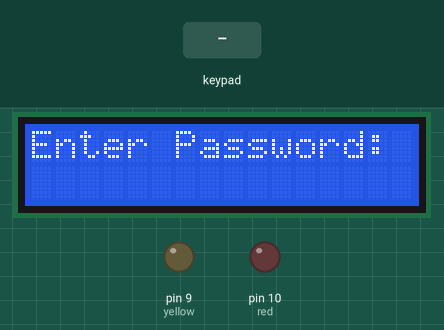
Recording of a sketch running on a simulated Arduino Uno, built with avr-gcc and run on an emulated ATmega328P. Shown: 16×2 character LCD, output pins drawn as LEDs (lit = HIGH). Dashed ring = blinking. The test bench sets the inputs (shaded band).

Above: at 1.2 s.
1.3 s: keypad keys 1 2 3 4 * pressed 0.4 s apart
At 5.4 s:
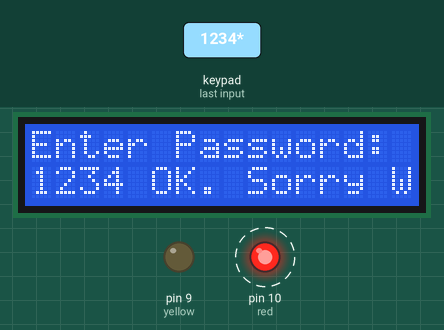
6.1 s: key '*' pressed
At 7.6 s:
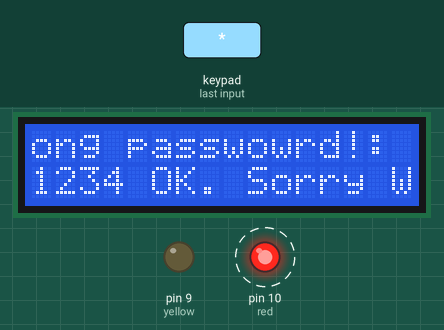
9.1 s: keypad keys 5 4 3 2 * pressed 0.4 s apart
At 11.6 s:
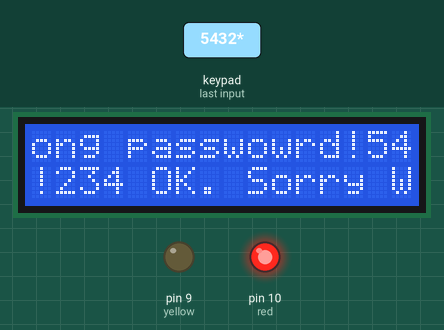
13.9 s: keypad keys 1 3 9 7 * pressed 0.4 s apart
At 16.6 s:
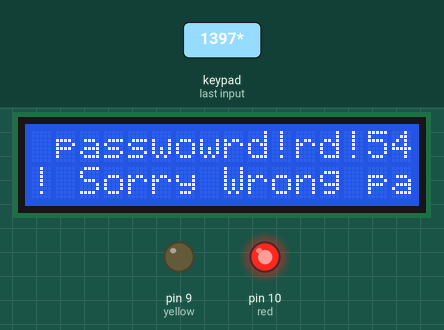
18.7 s: keypad keys 1 2 3 4 pressed 0.4 s apart
At 21.4 s:
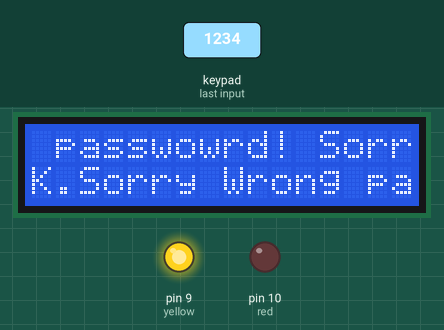
23.3 s: key '1' pressed
At 24.0 s:
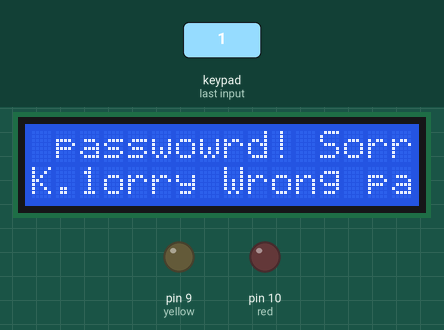
Timing chart, 0 to 25.8 s (numbered marks = the images above; inputs shaded):
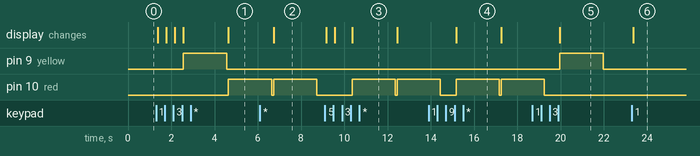

The sketch:

keypad_unlock.ino
```cpp
#include <LiquidCrystal.h>
#include <Keypad.h>
#include <Password.h>
LiquidCrystal lcd(12, 11, A3, A2, A1, A0);

Password password = Password( "1234" );

byte maxPasswordLength = 4;
byte currentPasswordLength = 0;
const byte ROWS = 4;
const byte COLS = 3;

char keys[ROWS][COLS] = {
  {'1','2','3'},
  {'4','5','6'},
  {'7','8','9'},
  {'*','0','#'}
};
byte rowPins[ROWS] = {5, 4, 3, 2};
byte colPins[COLS] = {8, 7, 6};
Keypad keypad = Keypad( makeKeymap(keys), rowPins, colPins, ROWS, COLS );

void setup(){
   pinMode(9, OUTPUT);// yellow
  pinMode(10, OUTPUT);// red
  Serial.begin(9600);
   lcd.begin(16, 2);
   lcd.print("Enter Password:");
   lcd.setCursor(0, 1);
}

void loop(){
   char key = keypad.getKey();
   if (key != NO_KEY){
      delay(60);
      switch (key){
      case '*': checkPassword();
      break;
      case '#': resetPassword();
       lcd.clear();
    lcd.print("Enter Password:");
    password.reset();
    lcd.setCursor(0,1);
      break;
      default: processNumberKey(key);
      }
   }
}

void processNumberKey(char key) {
   lcd.print(key);
   currentPasswordLength++;
   password.append(key);
   if (currentPasswordLength == maxPasswordLength) {
      checkPassword();
   }
}

void checkPassword() {
   if (password.evaluate()){
      lcd.print(" OK.");
       digitalWrite(9,HIGH);
    delay(2000);
    digitalWrite(9,LOW);

   } else {
      lcd.print(" Sorry Wrong passwowrd!");
      digitalWrite(10,HIGH);
    delay(2000);
    digitalWrite(10,LOW);

   }
   resetPassword();
}

void resetPassword() {
   password.reset();
   currentPasswordLength = 0;
}
```

Measured:
- after the input at 1.3 s, pin 9 (yellow): LOW → HIGH after 1.3 s, → LOW 2.0 s later; pin 10 (red): LOW → HIGH after 3.3 s; the display: first changes after 0.06 s (image 1 shows a later state)
- after the input at 6.1 s, the display: changes after 0.63 s (image 2)
- after the input at 9.1 s, pin 10 (red): LOW → HIGH after 1.3 s, → LOW 2.0 s later, → HIGH 0.08 s later; the display: first changes after 0.06 s (image 3 shows a later state)
- after the input at 13.9 s, the display: changes after 1.3 s (image 4)
- after the input at 18.7 s, pin 9 (yellow): LOW → HIGH after 1.3 s, → LOW 2.0 s later; the display: changes after 1.3 s (image 5)
- after the input at 23.3 s, the display: changes after 0.07 s (image 6)
